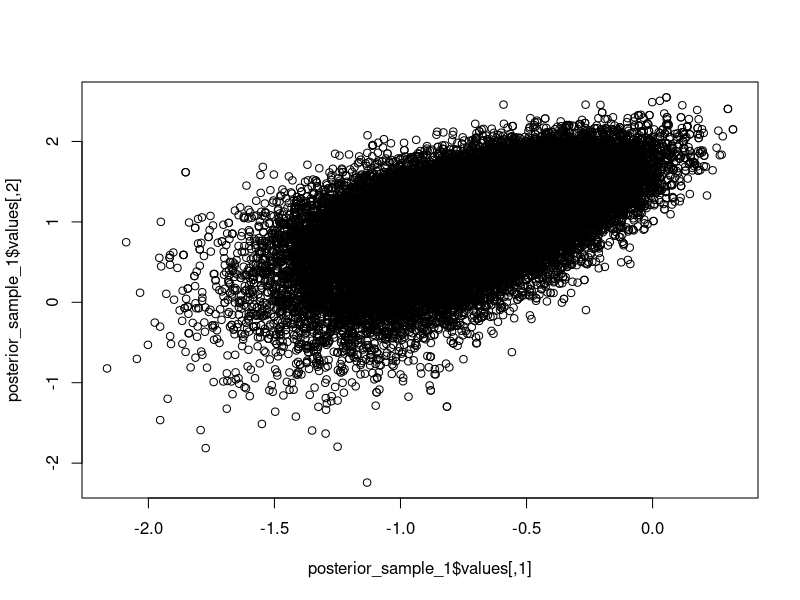
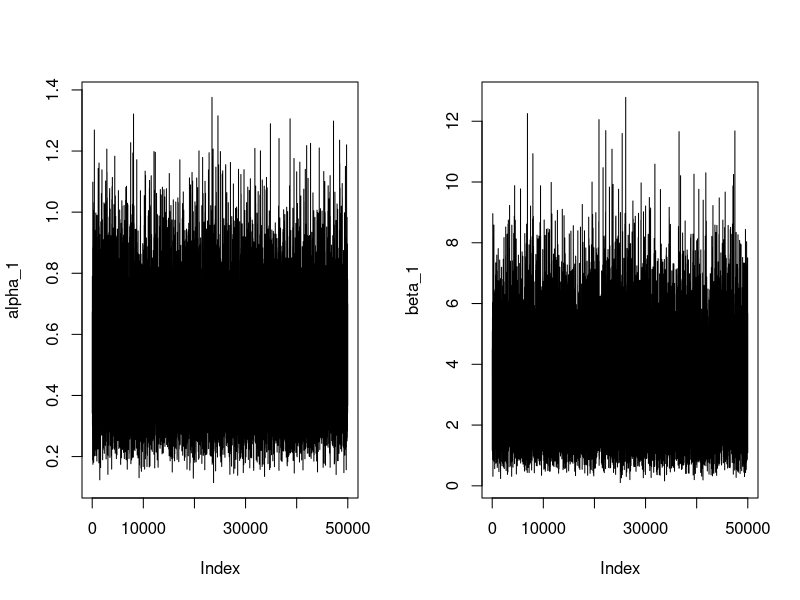
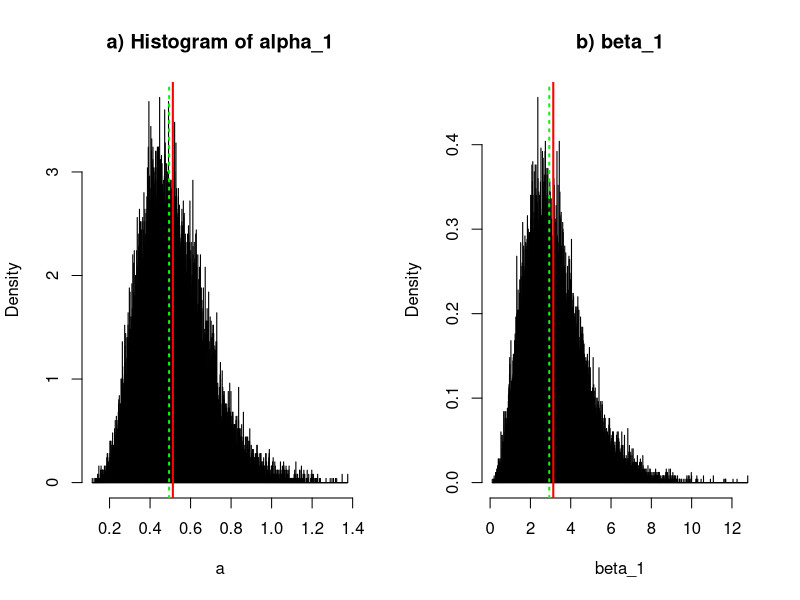
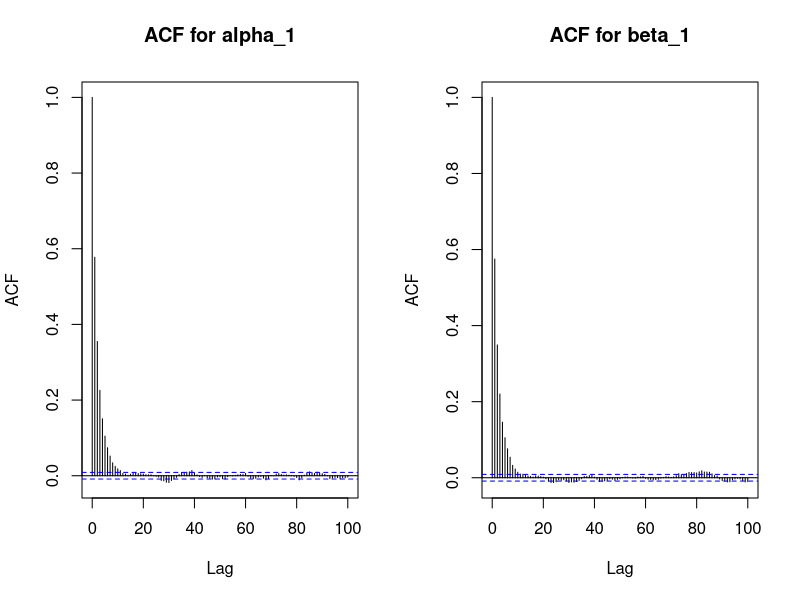
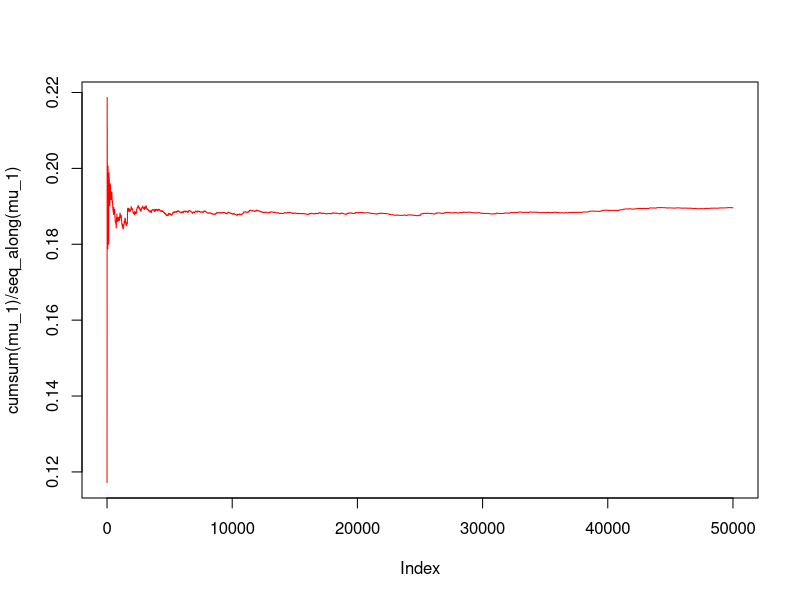
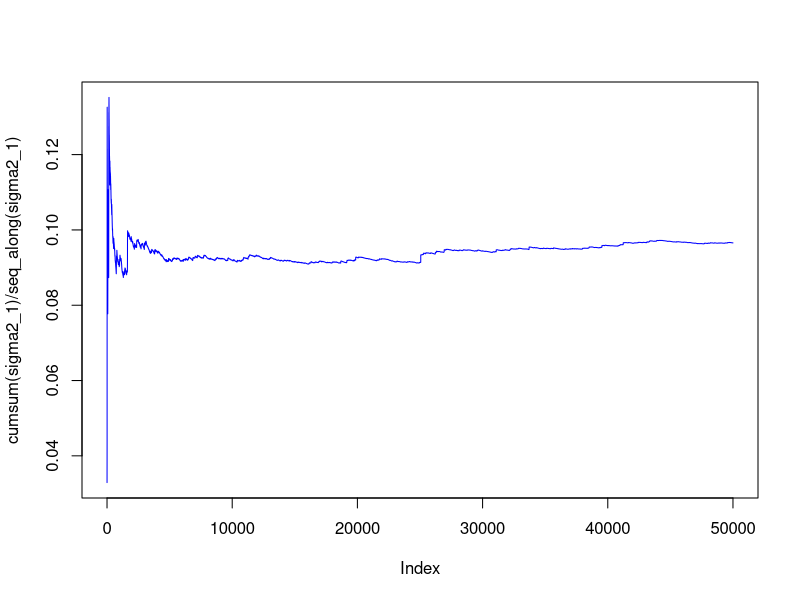
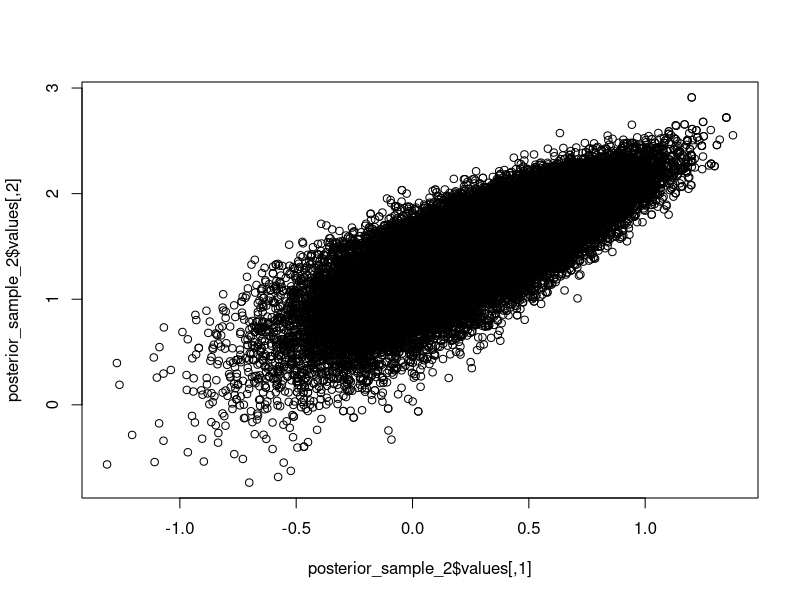
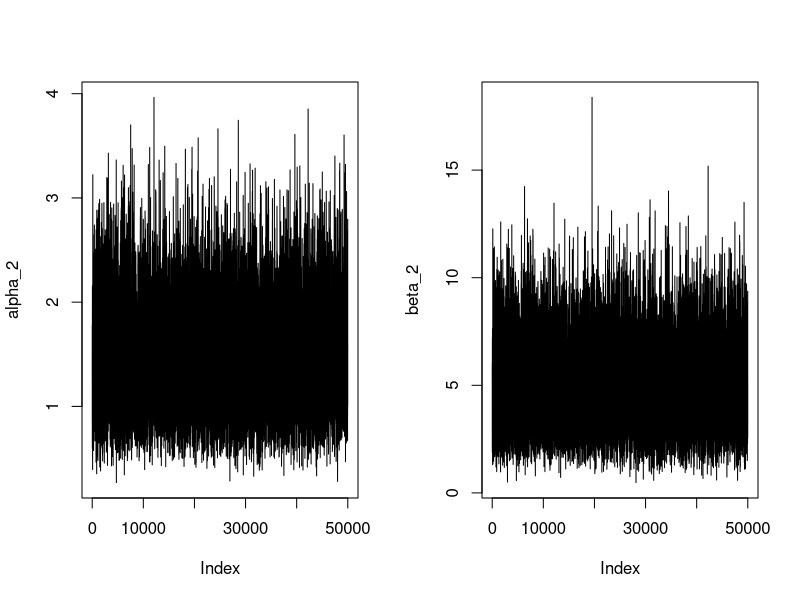

Here is the R script that generated these plots, in order:
library(mvtnorm)
library(coda)
library(robustbase)

# Comparison variances Gamma
Yield1 = c(0.001, 0.003, 0.007, 0.020,
                              0.030, 0.040, 0.041, 0.077,
                              0.100, 0.454, 0.490, 1.020)
Yield2 = c(0.020, 0.031, 0.086, 0.130,
                              0.160, 0.160, 0.180, 0.300,
                              0.400, 0.440, 0.510, 0.720, 
                              0.950)

n1 <- length(Yield1)
n2 <- length(Yield2)

s1 <- sum(Yield1)
s2 <- sum(Yield2)

p1 <- prod(Yield1)
p2 <- prod(Yield2)


c(n1,s1,p1)
c(n2,s2,p2)

# Posterior
posterior = function(theta,n,s,p){
  out = (((exp(theta[2]))^(n*exp(theta[1])))/((gamma(exp(theta[1])))^n))*
    p^(exp(theta[1])-1)*exp(theta[1]+theta[2]-s*exp(theta[2]))
  
  return(out)
}


# log-posterior
log_posterior = function(theta,n,s,p){
  out = exp(theta[1])*n*theta[2]-n*log(gamma(exp(theta[1])))+
    (exp(theta[1])-1)*log(p)+theta[1]+theta[2]-s*exp(theta[2])
  return(out)
}

# Metropolis-Hastings
MH = function(S, B, theta0, n, s, p, tau, thin){
  
  R = S+B
  mat = matrix(NA, nrow = R, ncol = length(theta0))
  acc = rep(0, R)
  
  Tau = matrix(0, length(tau), length(tau)); diag(Tau) = tau
  
  theta_chain = theta0
  
  for (m in 1:R) {
    # Sampling from the proposal
    theta_star = rmvnorm(1, mean = theta_chain, sigma = Tau)
    # Compute r
    r = min(1, exp(log_posterior(theta = theta_star, n = n, s = s, p = p)-
                     log_posterior(theta = theta_chain, n = n, s = s, p = p)))
    # Draw U from the uniform distribution in (0,1)
    u = runif(1)
    # Accept or reject theta.s
    if(r >= u) {
      theta_chain = theta_star
      acc[m] = 1
    }
    mat[m,] = theta_chain
  }
  
  m1 <- mat[(B+1):R,]
  m2 <- mat[seq(1,nrow(m1),by=thin),]
  acc1 <- acc[(B+1):R]
  acc2 <- acc1[seq(1,length(acc1),by=thin)]
  
  # Output
  list(values = m2, acc_rate=sum(acc2)/length(acc2))
}

#### Pop 1 ####

# theta_0
maximization_1 = optim(function(x) - log_posterior(x,n1,s1,p1),
                       hessian=T, method = "L-BFGS-B", par=c(0,0))
theta0_1 = maximization_1$par
theta0_1

# tau
tau_1 = 1.5*diag(solve(maximization_1$hessian))

# Simulation
S = 150000
B = 60000

set.seed(1)
posterior_sample_1 = MH(S = S, B = B, theta0 = theta0_1, n = n1, s = s1,
                        p = p1, tau = tau_1, thin = 3)

x11()
plot(posterior_sample_1$values)

# Accuracy rate
posterior_sample_1$acc_rate

# (alpha,beta)
alpha_1  = exp(posterior_sample_1$values[,1])
beta_1   = exp(posterior_sample_1$values[,2])

# Traceplots
par(mfrow=c(1,2))
plot(alpha_1, type="l")
plot(beta_1, type="l")

# Histograms
means=c(mean(alpha_1),mean(beta_1))
means
medians=c(median(alpha_1),median(beta_1))
medians

par(mfrow=c(1,2))
{hist(alpha_1,3000, freq=F,xlab="a",main="a) Histogram of alpha_1")
  abline(v=means[1], col="red",lwd=2)
  abline(v=medians[1], col="green",lwd=2,lty=3)}
{hist(beta_1,3000, freq=F,xlab="beta_1",main="b) beta_1") 
  abline(v=means[2], col="red",lwd=2)
  abline(v=medians[2], col="green",lwd=2,lty=3)}

# ACF
par(mfrow=c(1,2))
acf(alpha_1,main="ACF for alpha_1",lag.max = 100)
acf(beta_1,main="ACF for beta_1",lag.max = 100)

# (mu,sigma2)
mu_1     = alpha_1 / beta_1
sigma2_1 = alpha_1 / beta_1^2

####
x11()
plot(cumsum(mu_1) / seq_along(mu_1),type='l',col="red")
plot(cumsum(sigma2_1) / seq_along(sigma2_1),type='l',col="blue")



#### Pop 2 ####
# theta0
maximization_2 = optim(function(x) - log_posterior(x,n2,s2,p2),
                       hessian=T, method = "L-BFGS-B", par=c(1,1))
theta0_2 = maximization_2$par
theta0_2

# tau
tau_2 = 0.8*diag(solve(maximization_2$hessian))

set.seed(1)
posterior_sample_2 = MH(S = S, B = B, theta0 = theta0_2, 
                        n = n2, s = s2,
                        p = p2, tau = tau_2, thin = 3)

plot(posterior_sample_2$values)

posterior_sample_2$acc_rate

alpha_2  = exp(posterior_sample_2$values[,1])
beta_2   = exp(posterior_sample_2$values[,2])

x11()
par(mfrow=c(1,2))
plot(alpha_2, type="l")
plot(beta_2, type="l")

x11()
means=c(mean(alpha_2),mean(beta_2))
means
medians=c(median(alpha_2),median(beta_2))
medians

par(mfrow=c(1,2))
{hist(alpha_2,3000, freq=F,xlab="alpha_2",main="a) Histogram of alpha_2")
  abline(v=means[1], col="red",lwd=2)
  abline(v=medians[1], col="green",lwd=2,lty=3)}
{hist(beta_2,3000, freq=F,xlab="beta_2",main="b) beta_2") 
  abline(v=means[2], col="red",lwd=2)
  abline(v=medians[2], col="green",lwd=2,lty=3)}

x11()
par(mfrow=c(1,2))
acf(alpha_2,main="ACF for alpha_2",lag.max = 150)
acf(beta_2,main="ACF for beta_2",lag.max = 150)

mu_2     = alpha_2 / beta_2
sigma2_2 = alpha_2 / beta_2^2

x11()
plot(cumsum(mu_2) / seq_along(mu_2),type='l',col="red")
plot(cumsum(sigma2_2) / seq_along(sigma2_2),type='l',col="blue")

N = length(sigma2_1)
I = sum(sigma2_1<sigma2_2)/N
I

delta_H = 1-2*(1-I)
delta_H
